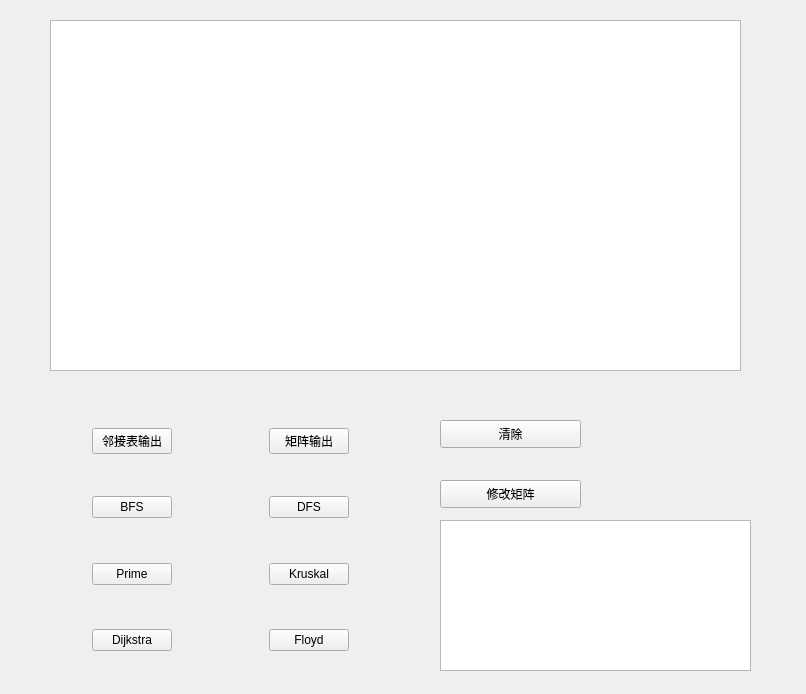
<?xml version="1.0" encoding="UTF-8"?>
<ui version="4.0">
 <class>Widget</class>
 <widget class="QWidget" name="Widget">
  <property name="geometry">
   <rect>
    <x>0</x>
    <y>0</y>
    <width>806</width>
    <height>694</height>
   </rect>
  </property>
  <property name="windowTitle">
   <string>Widget</string>
  </property>
  <widget class="QTextBrowser" name="textBrowser">
   <property name="geometry">
    <rect>
     <x>50</x>
     <y>20</y>
     <width>691</width>
     <height>351</height>
    </rect>
   </property>
  </widget>
  <widget class="QWidget" name="widget_5" native="true">
   <property name="geometry">
    <rect>
     <x>70</x>
     <y>400</y>
     <width>301</width>
     <height>281</height>
    </rect>
   </property>
   <layout class="QVBoxLayout" name="verticalLayout">
    <item>
     <widget class="QWidget" name="widget_4" native="true">
      <layout class="QHBoxLayout" name="horizontalLayout_4">
       <item>
        <widget class="QPushButton" name="List_button">
         <property name="text">
          <string>邻接表输出</string>
         </property>
        </widget>
       </item>
       <item>
        <spacer name="horizontalSpacer_4">
         <property name="orientation">
          <enum>Qt::Horizontal</enum>
         </property>
         <property name="sizeHint" stdset="0">
          <size>
           <width>40</width>
           <height>20</height>
          </size>
         </property>
        </spacer>
       </item>
       <item>
        <widget class="QPushButton" name="Matrix_button">
         <property name="text">
          <string>矩阵输出</string>
         </property>
        </widget>
       </item>
      </layout>
     </widget>
    </item>
    <item>
     <widget class="QWidget" name="widget_3" native="true">
      <layout class="QHBoxLayout" name="horizontalLayout_3">
       <item>
        <widget class="QPushButton" name="BFS_button">
         <property name="text">
          <string>BFS</string>
         </property>
        </widget>
       </item>
       <item>
        <spacer name="horizontalSpacer_3">
         <property name="orientation">
          <enum>Qt::Horizontal</enum>
         </property>
         <property name="sizeHint" stdset="0">
          <size>
           <width>40</width>
           <height>20</height>
          </size>
         </property>
        </spacer>
       </item>
       <item>
        <widget class="QPushButton" name="DFS_button">
         <property name="text">
          <string>DFS</string>
         </property>
        </widget>
       </item>
      </layout>
     </widget>
    </item>
    <item>
     <widget class="QWidget" name="widget" native="true">
      <layout class="QHBoxLayout" name="horizontalLayout_2">
       <item>
        <widget class="QPushButton" name="Prime_button">
         <property name="text">
          <string>Prime</string>
         </property>
        </widget>
       </item>
       <item>
        <spacer name="horizontalSpacer_2">
         <property name="orientation">
          <enum>Qt::Horizontal</enum>
         </property>
         <property name="sizeHint" stdset="0">
          <size>
           <width>40</width>
           <height>20</height>
          </size>
         </property>
        </spacer>
       </item>
       <item>
        <widget class="QPushButton" name="Kruskal_button">
         <property name="text">
          <string>Kruskal</string>
         </property>
        </widget>
       </item>
      </layout>
     </widget>
    </item>
    <item>
     <widget class="QWidget" name="widget_2" native="true">
      <layout class="QHBoxLayout" name="horizontalLayout">
       <item>
        <widget class="QPushButton" name="Dijkstra_button">
         <property name="text">
          <string>Dijkstra</string>
         </property>
        </widget>
       </item>
       <item>
        <spacer name="horizontalSpacer">
         <property name="orientation">
          <enum>Qt::Horizontal</enum>
         </property>
         <property name="sizeHint" stdset="0">
          <size>
           <width>40</width>
           <height>20</height>
          </size>
         </property>
        </spacer>
       </item>
       <item>
        <widget class="QPushButton" name="Floyd_button">
         <property name="text">
          <string>Floyd</string>
         </property>
        </widget>
       </item>
      </layout>
     </widget>
    </item>
   </layout>
  </widget>
  <widget class="QPushButton" name="pushButton_3">
   <property name="geometry">
    <rect>
     <x>440</x>
     <y>420</y>
     <width>141</width>
     <height>28</height>
    </rect>
   </property>
   <property name="text">
    <string>清除</string>
   </property>
  </widget>
  <widget class="QPushButton" name="modify_button">
   <property name="geometry">
    <rect>
     <x>440</x>
     <y>480</y>
     <width>141</width>
     <height>28</height>
    </rect>
   </property>
   <property name="text">
    <string>修改矩阵</string>
   </property>
  </widget>
  <widget class="myTextEdit" name="textEdit">
   <property name="geometry">
    <rect>
     <x>440</x>
     <y>520</y>
     <width>311</width>
     <height>151</height>
    </rect>
   </property>
  </widget>
 </widget>
 <layoutdefault spacing="6" margin="11"/>
 <customwidgets>
  <customwidget>
   <class>myTextEdit</class>
   <extends>QTextEdit</extends>
   <header location="global">mytextedit.h</header>
  </customwidget>
 </customwidgets>
 <resources/>
 <connections/>
</ui>
